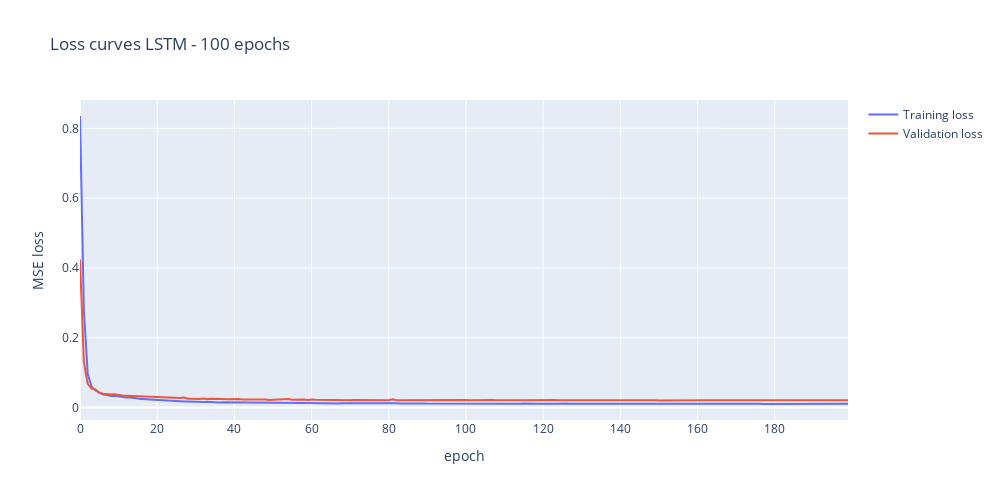

Here is the notebook cell this chart was saved with:
### Code cell
fig = go.Figure()
fig.add_scatter(y=train_losses[:], name='Training loss', mode='lines')
fig.add_scatter(y=val_losses[:], name='Validation loss', mode='lines')
fig.update_layout(title="Loss curves LSTM - 100 epochs", width=1000, height=500, xaxis_title="epoch", yaxis_title="MSE loss")
fig.show()

### Figure 1 — Plotly figure (JSON) as saved in the notebook; plotly's stock layout.template omitted (floating-point values rounded to 4 significant figures; data arrays with more than 128 entries replaced by an {"elided": "..."} marker saying what was removed)
{"data": [{"mode": "lines", "name": "Training loss", "type": "scatter", "y": {"elided": "200 float values"}}, {"mode": "lines", "name": "Validation loss", "type": "scatter", "y": {"elided": "200 float values"}}], "layout": {"height": 500, "title": {"text": "Loss curves LSTM - 100 epochs"}, "width": 1000, "xaxis": {"autorange": true, "range": [0, 199], "showspikes": false, "title": {"text": "epoch"}}, "yaxis": {"autorange": true, "range": [-0.03558, 0.8811], "showspikes": false, "title": {"text": "MSE loss"}, "type": "linear"}}}
